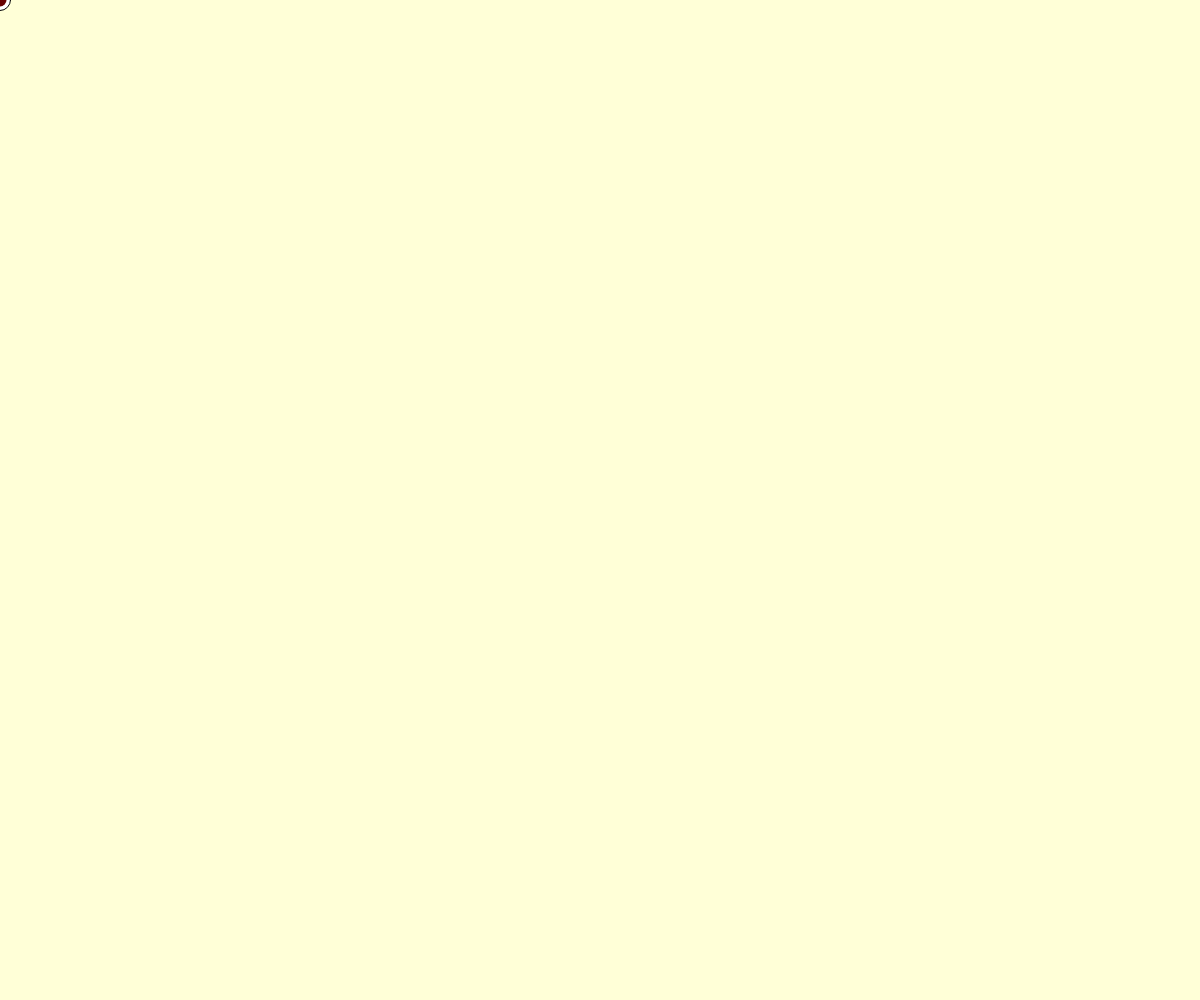
Frame 1 (no input)
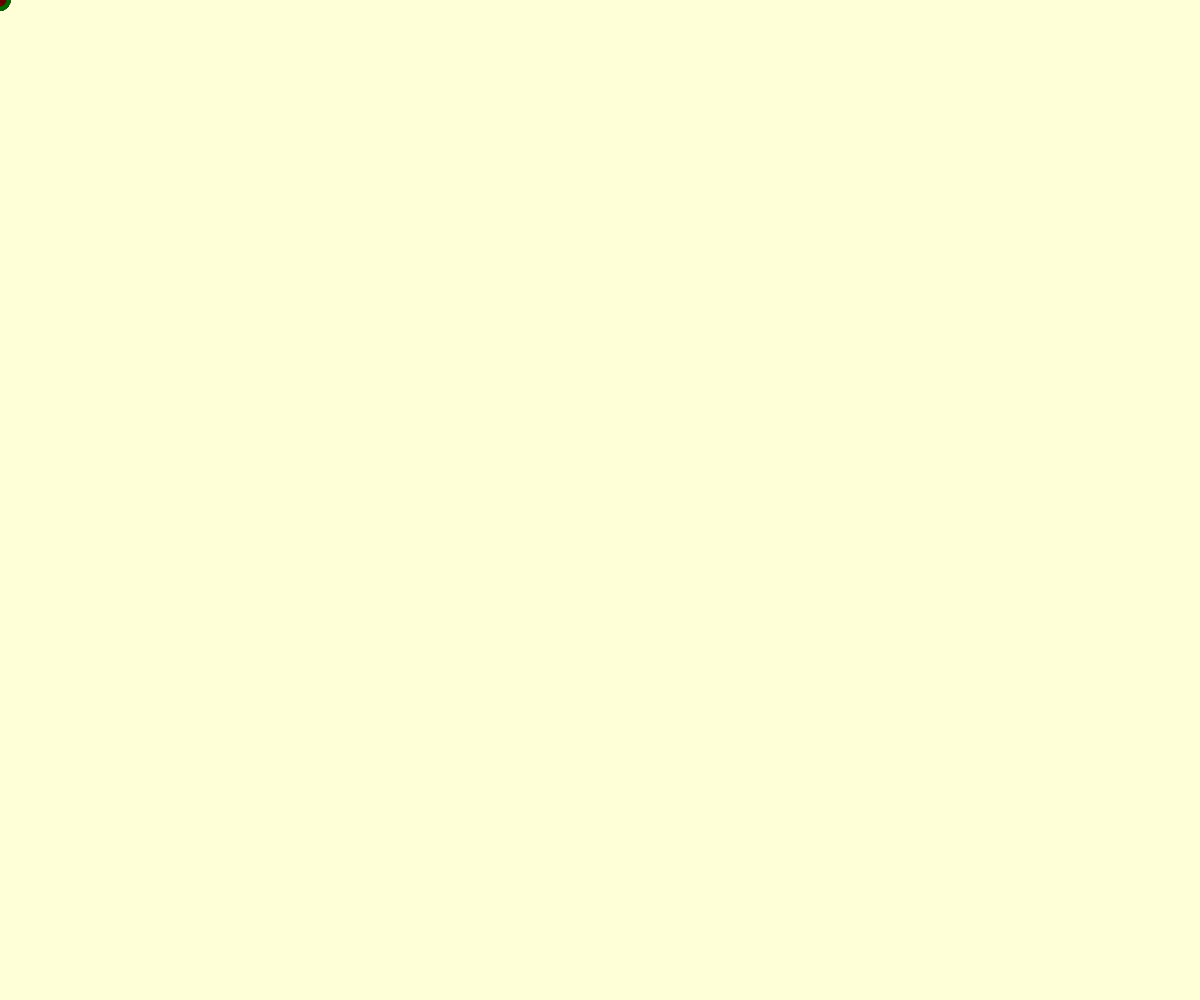
Frame 60 (no input)
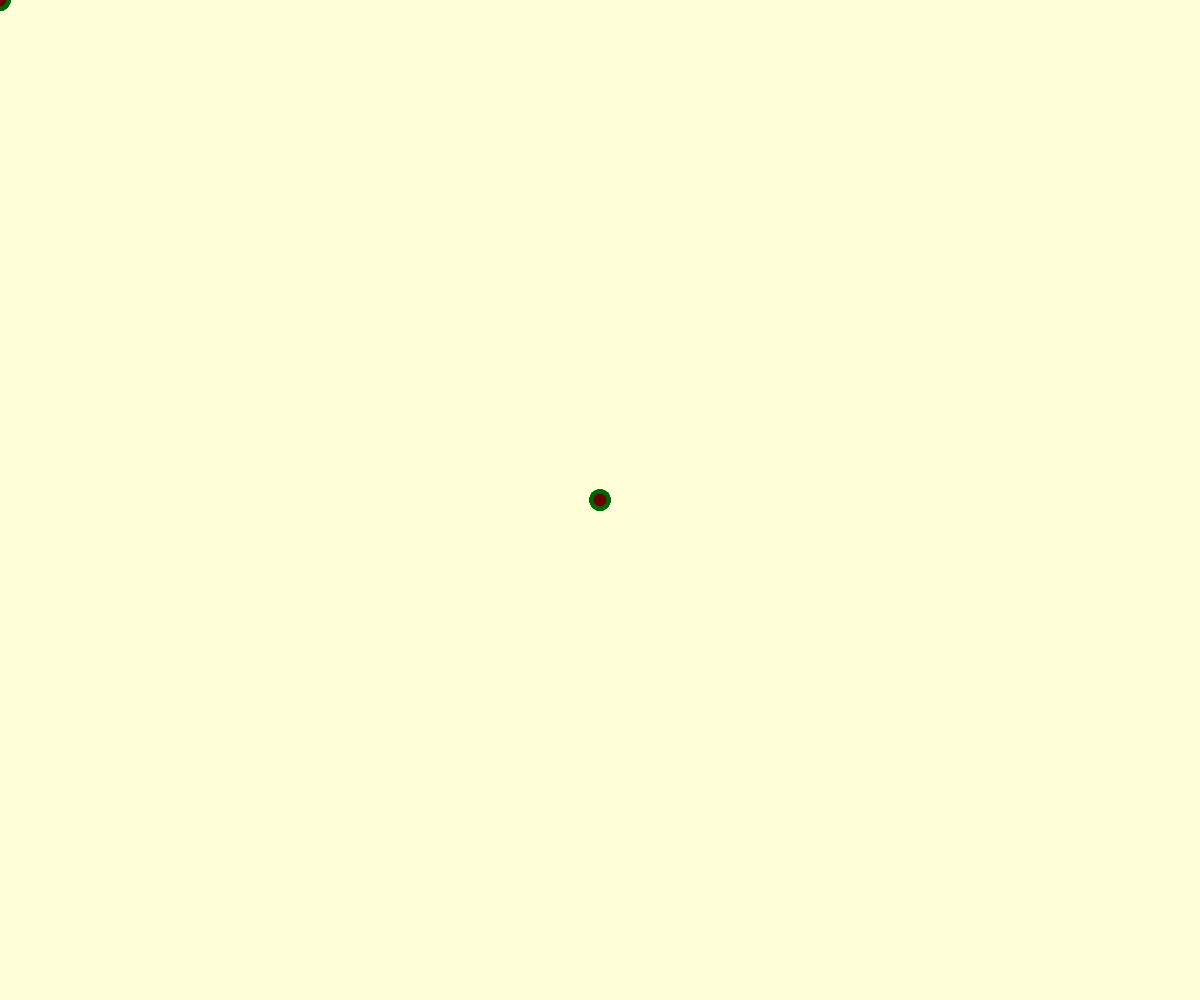
Frame 120 (the mouse pressed at the canvas centre since frame 60)

The p5.js sketch that drew these frames (run headless with seeded random() and noise() and a simulated clock; from frame 60 on, the mouse is pressed at the canvas centre):

// p5.js sketch
// ── sketch.js
function setup() {
  createCanvas( windowWidth , windowHeight );
    background(255 , 255 , 0 , 40 );

}

function draw() {
  ellipse( mouseX , mouseY , 21 , 21  );
  fill( 104 , 0, 0 );
  noStroke();
  
  ellipse( mouseX , mouseY, 13 , 13);
  fill( 0 , 104 , 0 )
  noStroke()
}
